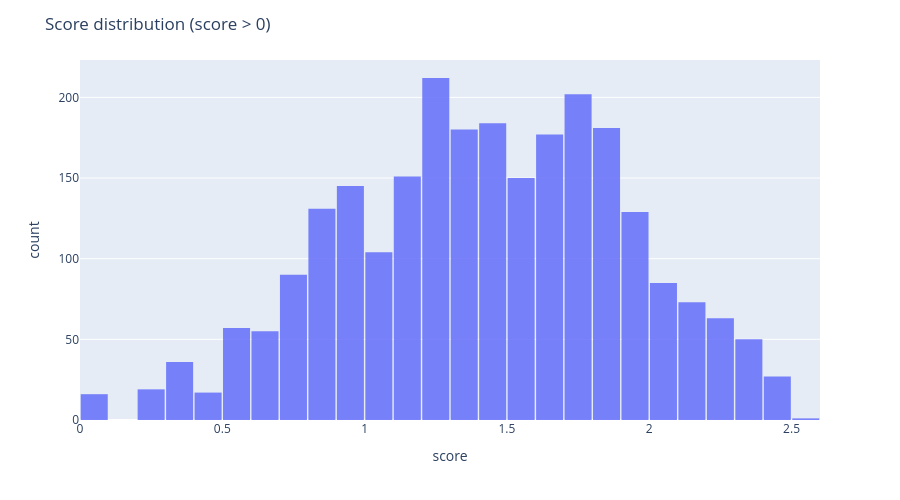

Source (notebook cell):
### Markdown cell above
## Score Distribution Histogram

### Code cell
summary_plot = summary[summary["score"] > 0].copy()

fig = px.histogram(
    summary_plot,
    x="score",
    nbins=50,
    labels={"score": "score"},
    opacity=0.85,
)

fig.update_layout(
    width=900,
    height=500,
    title="Score distribution (score > 0)",
    bargap=0.05
)

fig.show()

### Figure 1 — Plotly figure (JSON) as saved in the notebook; plotly's stock layout.template omitted (floating-point values rounded to 4 significant figures; data arrays with more than 128 entries replaced by an {"elided": "..."} marker saying what was removed)
{"data": [{"bingroup": "x", "hovertemplate": "score=%{x}<br>count=%{y}<extra></extra>", "legendgroup": "", "marker": {"color": "#636efa", "opacity": 0.85, "pattern": {"shape": ""}}, "name": "", "nbinsx": 50, "orientation": "v", "showlegend": false, "type": "histogram", "x": {"elided": "2535 float values"}, "xaxis": "x", "yaxis": "y"}], "layout": {"bargap": 0.05, "barmode": "relative", "height": 500, "legend": {"tracegroupgap": 0}, "margin": {"t": 60}, "title": {"text": "Score distribution (score > 0)"}, "width": 900, "xaxis": {"anchor": "y", "domain": [0, 1], "title": {"text": "score"}}, "yaxis": {"anchor": "x", "domain": [0, 1], "title": {"text": "count"}}}}
